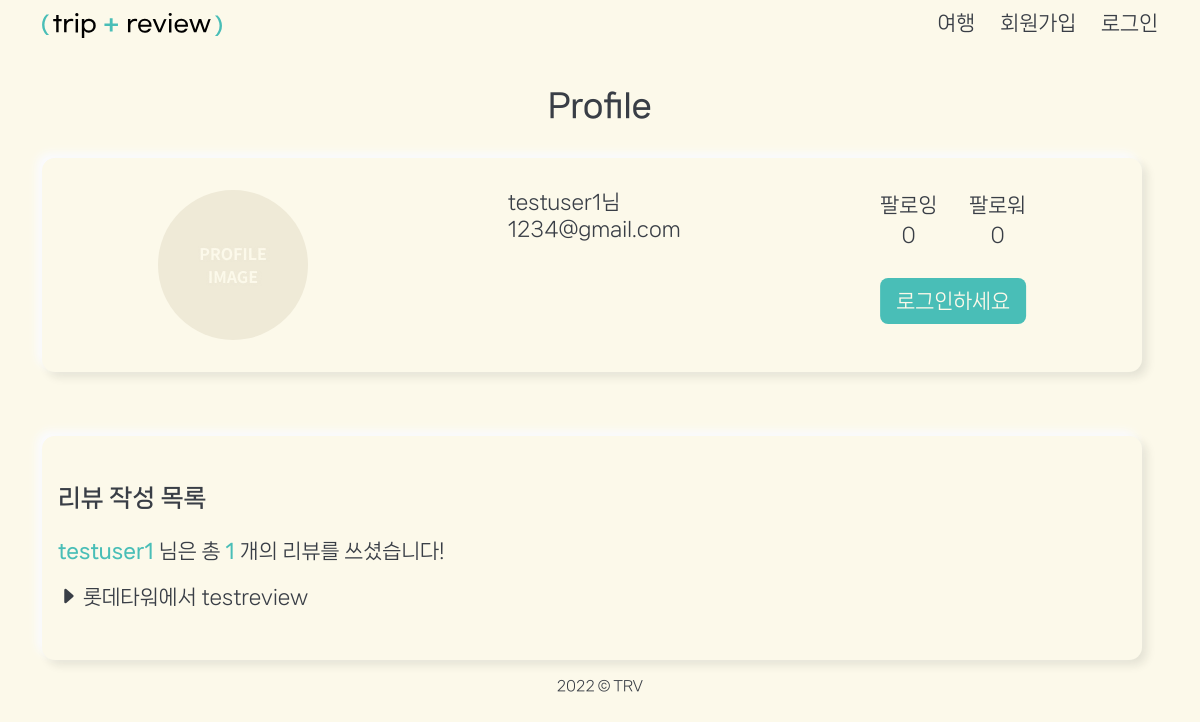
/accounts/detail/1/, run on an earlier commit of the app's database.
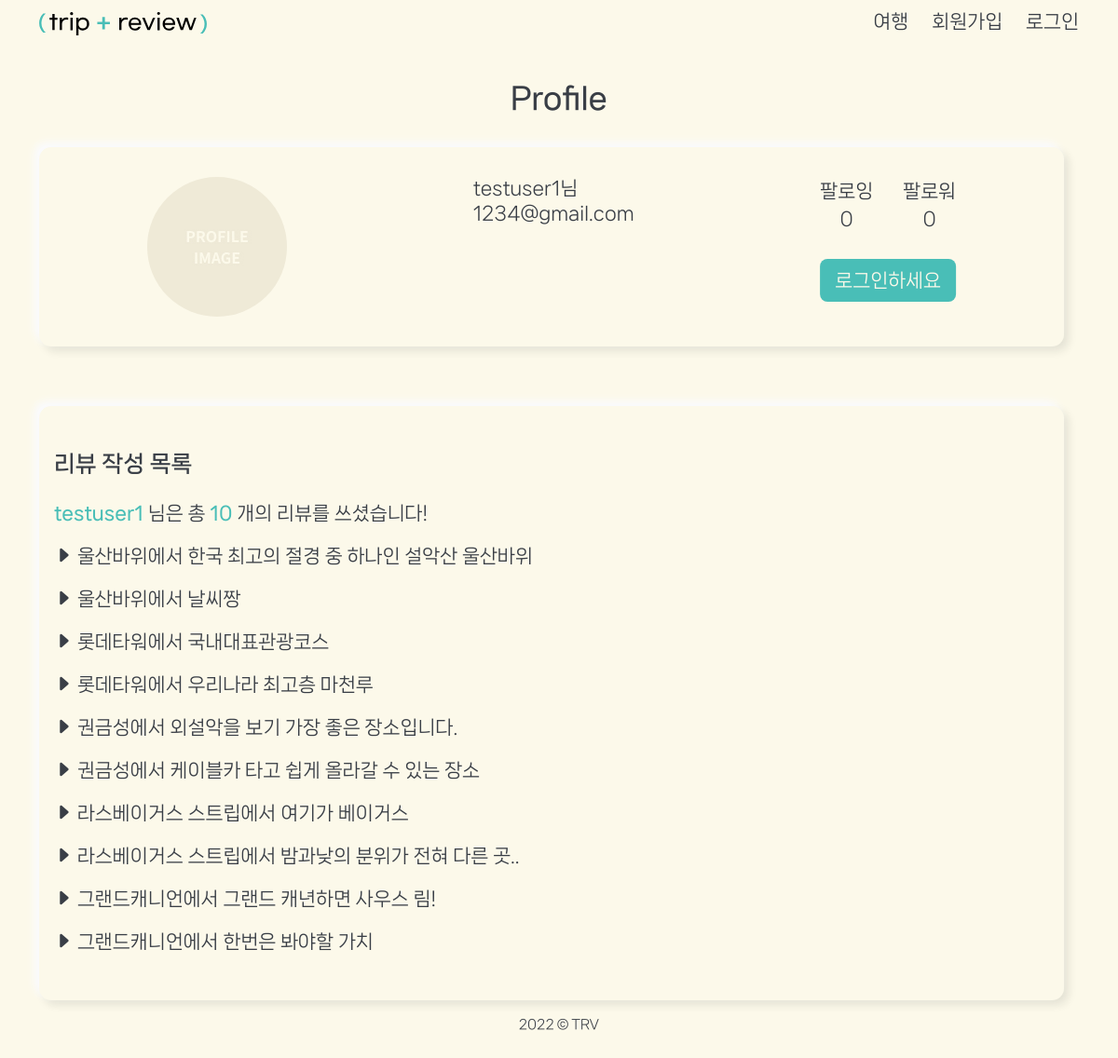
And on a later commit of the database.
### accounts/models.py (models this page shows)
class User(AbstractUser):
    followings = models.ManyToManyField(
        "self", symmetrical=False, related_name="follower"
    )
    profile_image = ProcessedImageField(
        upload_to="images/",
        blank=True,
        format="JPEG",
        options={"quality": 80},
        processors=[ResizeToFill(150, 150)],
    )

### reviews/models.py (models this page shows)
class Review(models.Model):
  title = models.CharField(max_length=80)
  content = models.TextField(max_length=200)
  created_at = models.DateTimeField(auto_now_add=True)
  updated_at = models.DateTimeField(auto_now=True)
  grade = models.IntegerField(
        default=3,
        validators=[MaxValueValidator(5), MinValueValidator(1)],
        verbose_name="평점",
    )
  image = ProcessedImageField(
        blank=True,
        upload_to="images/",
        format="JPEG",
        options={"quality": 80},
    )
  traveled_at = models.CharField(max_length=12, choices=Month_choices, default='2022년 11월')
  companion = models.CharField(max_length=6, choices=Companion, default='가족')
  user = models.ForeignKey(settings.AUTH_USER_MODEL, on_delete=models.CASCADE)
  like_users = models.ManyToManyField(
        settings.AUTH_USER_MODEL, related_name="like_reviews"
    )
  location = models.ForeignKey(location_models.Location, on_delete=models.CASCADE)

### location/models.py (models this page shows)
class Location(models.Model):
    title = models.CharField(max_length=80, verbose_name="이름")
    image = ProcessedImageField(
        upload_to="images/",
        blank=False,
        format="JPEG",
        options={"quality": 80},
        verbose_name="대표이미지",
    )
    country = models.CharField(max_length=80, verbose_name="국가")
    city = models.CharField(max_length=80, verbose_name="도시")
    category = models.CharField(
        max_length=10, choices=CATEGORY_CHOICES, default="관광지", verbose_name="카테고리"
    )
    lat = models.CharField(max_length=80, verbose_name="위도")
    lng = models.CharField(max_length=80, verbose_name="경도")
    user = models.ForeignKey(settings.AUTH_USER_MODEL, on_delete=models.CASCADE)
    desc = models.TextField(max_length=300, blank=True, verbose_name="장소 설명문")

### accounts/views.py (the view)
# urls.py: path("detail/<int:pk>/", views.detail, name="detail"),
def detail(request, pk):
    context = {
        "user": get_user_model().objects.get(pk=pk),
        "reviews": get_user_model().objects.get(pk=pk).review_set.all(),
    }
    return render(request, "accounts/detail.html", context)

### accounts/templates/accounts/detail.html (shortened to what this page needs)
{% extends 'base.html' %}
{% load static %}
{% block content %}
  <div id="profile">
    <h1 class="tit">Profile</h1>
    <div class="box">
      <div class="d-flex justify-content-around">
        <div class="prof-con">
          {% if user.profile_image %}
            <img class="prof-img" src="{{ user.profile_image.url }}" alt="user profile image"/>
          {% else %}
            <img class="prof-img" src="{% static 'img/profile_dummy.jpg' %}" alt="user profile image - dummy">
          {% endif %}
        </div>
        <div>
          <h3>{{user.username }}님</h3>
          <p>{{user.email}}</p>
        </div>
        <div>
          <div class="d-flex justify-content-between  text-center">
            <div class="me-3">
              <p>팔로잉</p>
              <span id="followings-count">{{user.followings.count}}</span>
            </div>
            <div>
              <p>팔로워</p>
              <span id="followers-count">{{user.follower.count}}</span>
            </div>
          </div>
          {% if request.user != user %}
            {% if request.user.is_authenticated %}
              <div class="text-center">
                <form action="" id="follow-form" data-user-id="{{user.pk}}">
                  {% csrf_token %}
                  {% if user not in request.user.followings.all %}
                    <button type="submit" class="btnC" id="follow-btn">follow</button>
                  {% else %}
                    <button type="submit" class="btnC btnW" id="follow-btn">unfollow</button>
                  {% endif %}
                </form>
              </div>
            {% else %}
              <div>
                <a href="{% url 'accounts:login' %}" class="btnC">로그인하세요</a>
              </div>
            {% endif %}
          {% else %}
            <p class="prof-al">자기자신은 팔로잉할 수 없어요!</p>
          </div>
        {% endif %}
      </div>
      </div>
    </div>
    <div class="box box2">
      <div class="prof-rev">
        <h4 class="sub-tit">리뷰 작성 목록</h4>
        <p>
          <span>
            {{user.username}}
          </span>
          님은 총
          <span>
            {{reviews.count}}</span>
          개의 리뷰를 쓰셨습니다!
        </p>
        <div>
          <ul class="rev-list">
            {% for review in reviews %}
              <li>
                <a href="{% url 'reviews:index' review.location.pk %}">
                  <i class="bi bi-caret-right-fill"></i>
                  {{review.location.title}}에서
                  {{review.title}}</a>
              </li>
            {% endfor %}
          </ul>
        </div>
      </div>
    </div>
  </div>
{% endblock content %}

### templates/base.html (shortened to what this page needs)
{% load django_bootstrap5 %}
{% load static %}
<!DOCTYPE html>
<html lang="ko">
  <head>
    {% block css %}
      <link rel="stylesheet" href="https://cdn.jsdelivr.net/npm/bootstrap-icons@1.9.1/font/bootstrap-icons.css">
      {% bootstrap_css %}
      <link rel="stylesheet" href="{% static 'css/init.css' %}">
      <link rel="stylesheet" href="{% static 'css/style.css' %}">
    {% endblock css %}
  </head>
  <body>
    <header>
      <nav class="py-2">
        <div class="container d-flex justify-content-between ">
          <div class="logo">
            <a href="{% url 'index' %}">
              <img src="{% static 'img/trv_logo.svg' %}" alt="trv_logo">
            </a>
          </div>
          <div>
            <ul class="nav-area d-flex justify-content-center align-items-center">
              <li class="plane-area">
                <a href="{% url 'location:index' %}">
                  여행</a>
              </li>
              {% if request.user.is_authenticated %}
                <li>
                  <a href="{% url 'accounts:detail' request.user.pk %}">{{request.user}}
                  </a>
                </li>
                <li>
                  <a href="{% url 'accounts:logout' %}">
                    로그아웃
                  </a>
                </li>
              {% else %}
                <li>
                  <a href="{% url 'accounts:signup' %}">회원가입</a>
                </li>
                <li>
                  <a href="{% url 'accounts:login' %}">로그인</a>
                </li>
              {% endif %}
            </ul>
          </div>
        </div>
      </nav>
    </header>
    <main>
      <div class="container">
        {% block content %}{% endblock content %}
      </div>
    </main>
    <footer>
      <div class="footer">
        <p class="cpr">2022 &copy; TRV</p>
      </div>
    </footer>
  </body>
</html>

### static/css/init.css (style rules this page uses)
html, body, div, span, object, iframe, h1, h2, h3, h4, h5, h6, p, blockquote, pre, abbr, address, cite, code, del, dfn, em, img, ins, kbd, q, samp, small, strong, sub, sup, var, b, i, dl, dt, dd, ol, ul, li, fieldset, form, label, legend, table, caption, tbody, tfoot, thead, tr, th, td, article, aside, canvas, details, figcaption, figure, footer, header, hgroup, menu, nav, section, summary, time, mark, audio, video, input, select, button { margin: 0; padding: 0; border: 0; outline: 0; font-size: 100%; vertical-align: baseline; background: transparent; }
body { line-height: 1; position: relative; }
img { max-width: 100%; display: inline-block; }
ul { list-style: none; }
a { margin: 0; padding: 0; font-size: 100%; vertical-align: baseline; background: transparent; text-decoration: none; color: inherit; }
*, *::after, *::before { box-sizing: border-box; }

### static/css/style.css (style rules this page uses)
:root { --main: #49beb7; --highlight: #83d8d2; --warning: #ff8a5c; --warningH: #f0622a; --bg: #fcf9ea; --bgD: #eee9d7; --txt: #393e46; --gr: #d1cfc6; }
body { font-family: "NanumSquareNeo", sans-serif; color: var(--txt); font-size: 20px; line-height: 1.5; background: var(--bg); }
a { color: inherit; }
header { position: sticky; top: 0; z-index: 100; background: var(--bg); }
.logo { width: 180px; }
.logo img { margin-top: 0.3rem; }
.nav-area li { margin-right: 25px; position: relative; }
.nav-area li:last-child { margin-right: 0; }
.nav-area .plane-area { position: relative; overflow: hidden; padding-left: 1.5rem; }
.nav-area li a::after { content: ""; display: block; background: var(--main); width: 0%; height: 3px; position: absolute; bottom: -3px; left: 0px; transition: 0.2s; }
.tit { font-size: 2rem; font-weight: 700; text-align: center; margin: 2rem 0; }
.sub-tit { font-size: 1.5rem; font-weight: 700; margin: 1rem 0; }
.btnC { background: var(--main); color: var(--bg); display: inline-block; padding: 0.5rem 1rem; margin: 1.8rem auto 0; border-radius: 0.5rem; transition: 0.2s; position: relative; left: 50%; transform: translateX(-50%); max-width: 900px; text-align: center; }
.prof-con { overflow: hidden; border-radius: 50%; width: 150px; height: 150px; min-width: 150px; }
.prof-img { width: 150px; height: 150px; }
.prof-rev .sub-tit { margin-bottom: 1.5rem; }
.prof-rev span { color: var(--main); font-weight: 700; }
.prof-rev .rev-list li { margin: 1rem 0; }
.prof-rev .rev-list li a { transition: 0.2s; }
#profile .box { padding: 2rem 1rem; }
#profile .box2 { margin-top: 4rem; }
.box { background: var(--bg); box-shadow: -5px -5px 10px #fafbff, 5px 5px 10px rgba(22, 27, 29, 0.1); border-radius: 0.8rem; transition: 0.3s; margin-right: 1rem; }
.footer { height: 30px; text-align: center; margin: 1rem; position: relative; bottom: 0; }
.footer .cpr { font-size: 0.7em; }

What changed in the data, as far as the page shows it:
removed Review: location "롯데타워", title "testreview"
computed for User "testuser1": count "1" → "10"
added Review: location "울산바위", title "한국 최고의 절경 중 하나인 설악산 울산바위"
added Review: location "울산바위", title "날씨짱"
added Review: location "롯데타워", title "국내대표관광코스"
added Review: location "롯데타워", title "우리나라 최고층 마천루"
added Review: location "권금성", title "외설악을 보기 가장 좋은 장소입니다."
added Review: location "권금성", title "케이블카 타고 쉽게 올라갈 수 있는 장소"
added Review: location "라스베이거스 스트립", title "여기가 베이거스"
added Review: location "라스베이거스 스트립", title "밤과낮의 분위가 전혀 다른 곳.."
added Review: location "그랜드캐니언", title "그랜드 캐년하면 사우스 림!"
added Review: location "그랜드캐니언", title "한번은 봐야할 가치"
